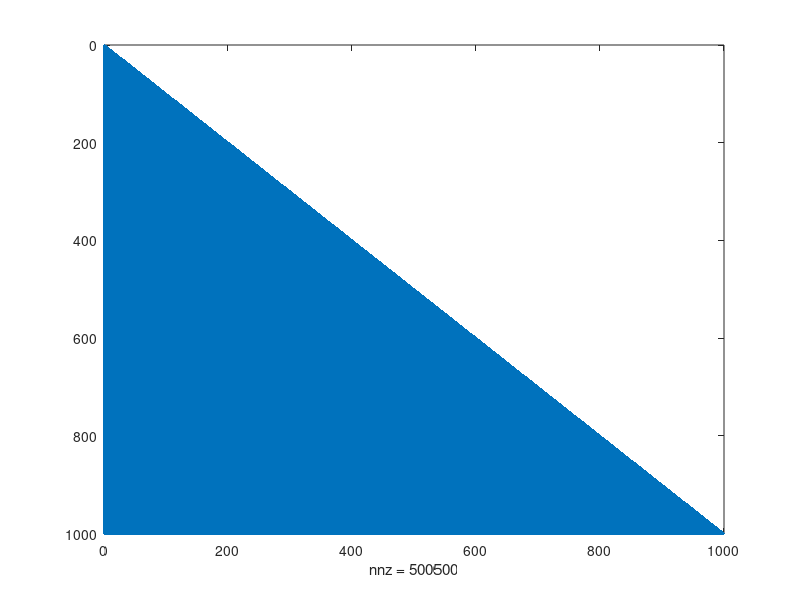
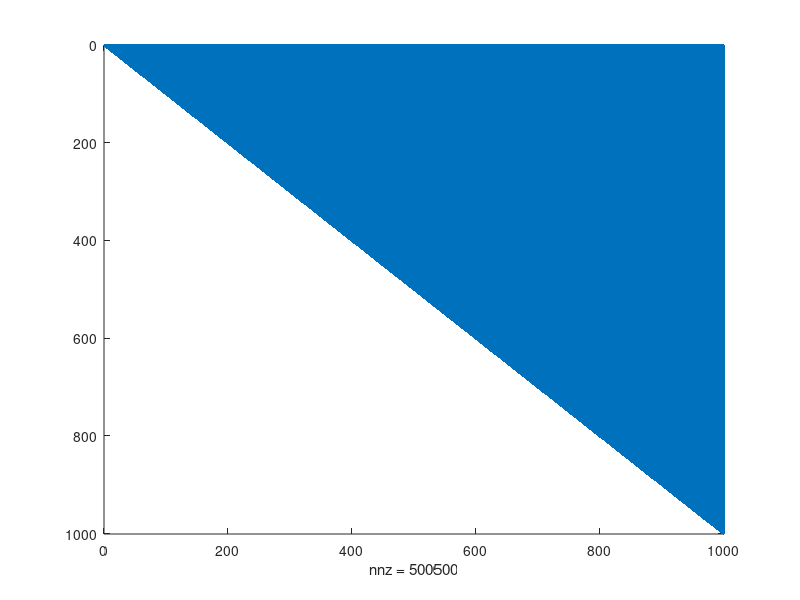
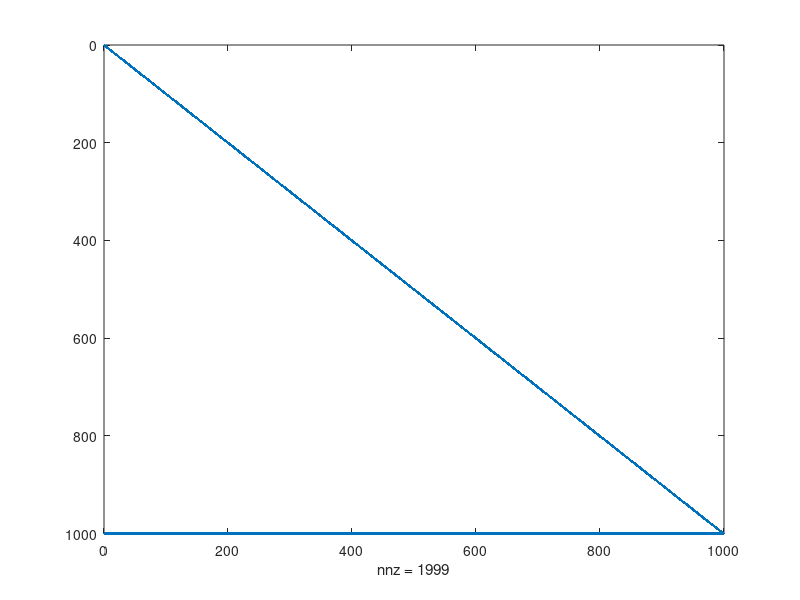
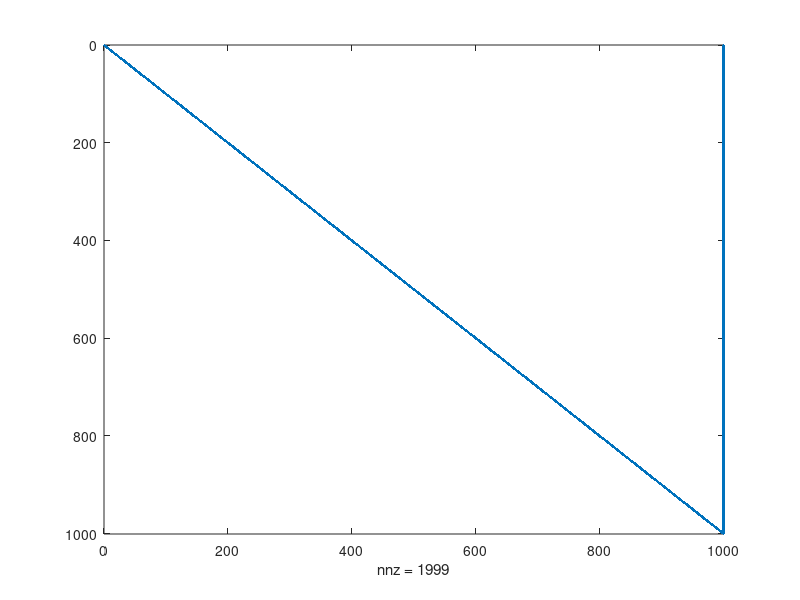

Source code (MATLAB) for these figures, in order:
n = 1000;
a11 = 1;
a12 = ones(1, n-1);
a21 = ones(n-1, 1);
a22 = -eye(n-1,n-1);
A = [a11,a12;a21,a22];

[L,U,P] = lu(A);

figure(1)
spy(L)
saveas(gcf,'L','epsc')
figure(2)
spy(U)
saveas(gcf,'U','epsc')

P = zeros(n,n);
P(1, n) = 1;
P(n, 1) = 1;
P(2:n-1, 2:n-1) = eye(n-2,n-2);
tildeA = P*A*P;

[tildeL, tildeU] = lu(tildeA);
figure(3)
spy(tildeL)
saveas(gcf,'tildeL','epsc')
figure(4)
spy(tildeU)
saveas(gcf,'tildeU','epsc')

sparseU = sparse(U);
sparseL = sparse(L);
sparse_tildeU = sparse(tildeU);
sparse_tildeL = sparse(tildeL);
whos